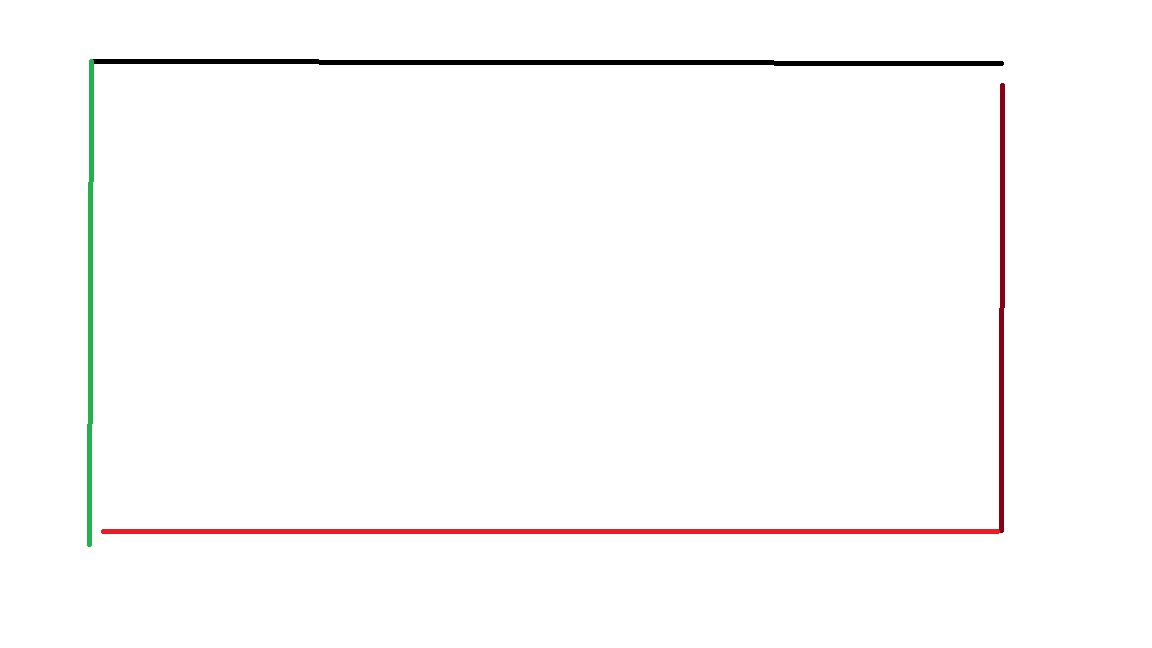
#> input picture image.jpg, 1152 x 648 px
$ python detecting-lines.py
#> lines starting #> are read from the running program, lines starting #| are printed output that depends on the picture; after the words box and inside, x2 and y2 are one past the last pixel; in counts of white or black regions, pixels touching at a corner belong together
import cv2
import numpy as np
img = cv2.imread("image.jpg")
#> img is the input picture: shape (648, 1152, 3); mean B, G, R 250.8, 251, 252.1
gray = cv2.cvtColor(img, cv2.COLOR_BGR2GRAY)
edges = cv2.Canny(gray, 75, 150)
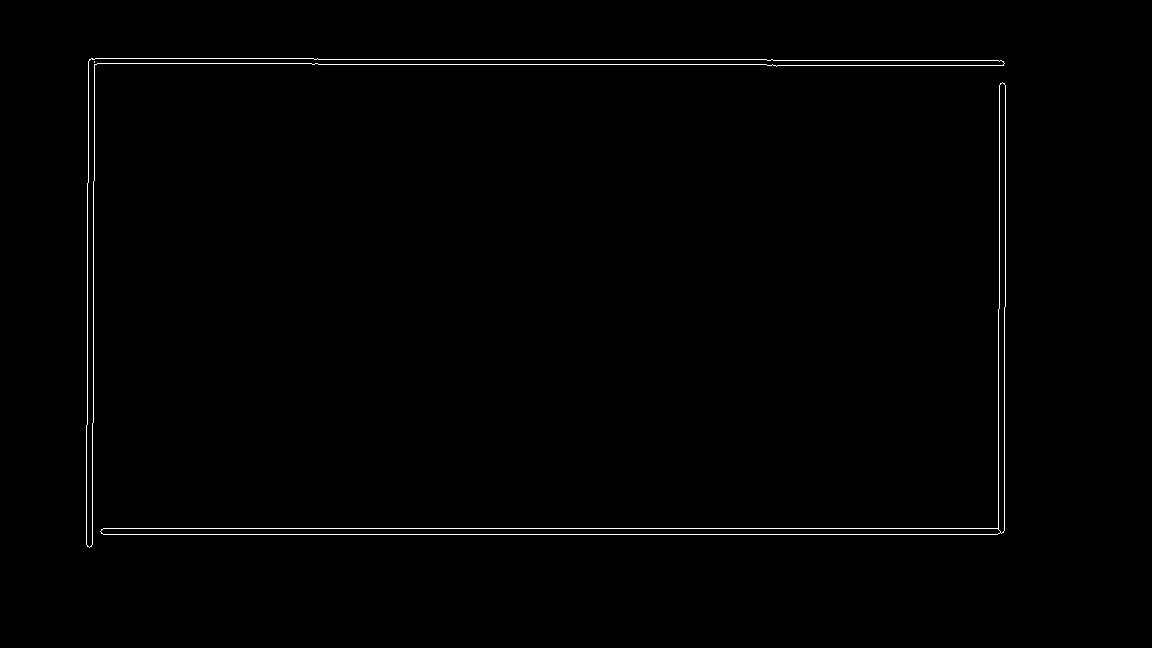
#> edges: shape (648, 1152); 0.74% white in thin lines or dots, all inside (x1, y1, x2, y2) = (86, 58, 1006, 548)
lines = cv2.HoughLinesP(edges, 1, np.pi/180, 30, maxLineGap=250)
#> lines = 18 rows, first 6: [86, 528, 1004, 528], [86, 534, 997, 534], [88, 64, 1003, 64], [89, 59, 772, 59], [767, 60, 1001, 60], [999, 533, 999, 61]
for line in lines:
   x1, y1, x2, y2 = line[0]
   cv2.line(img, (x1, y1), (x2, y2), (0, 0, 128), 1)
#> this loop made 18 passes
#> (x1, y1, x2, y2) on passes 1 to 12: (86, 528, 1004, 528), (86, 534, 997, 534), (88, 64, 1003, 64), (89, 59, 772, 59), (767, 60, 1001, 60), (999, 533, 999, 61), (91, 58, 317, 58), (88, 63, 317, 63), (87, 546, 87, 183), (1004, 530, 1004, 63), (767, 65, 1003, 65), (93, 422, 93, 181)
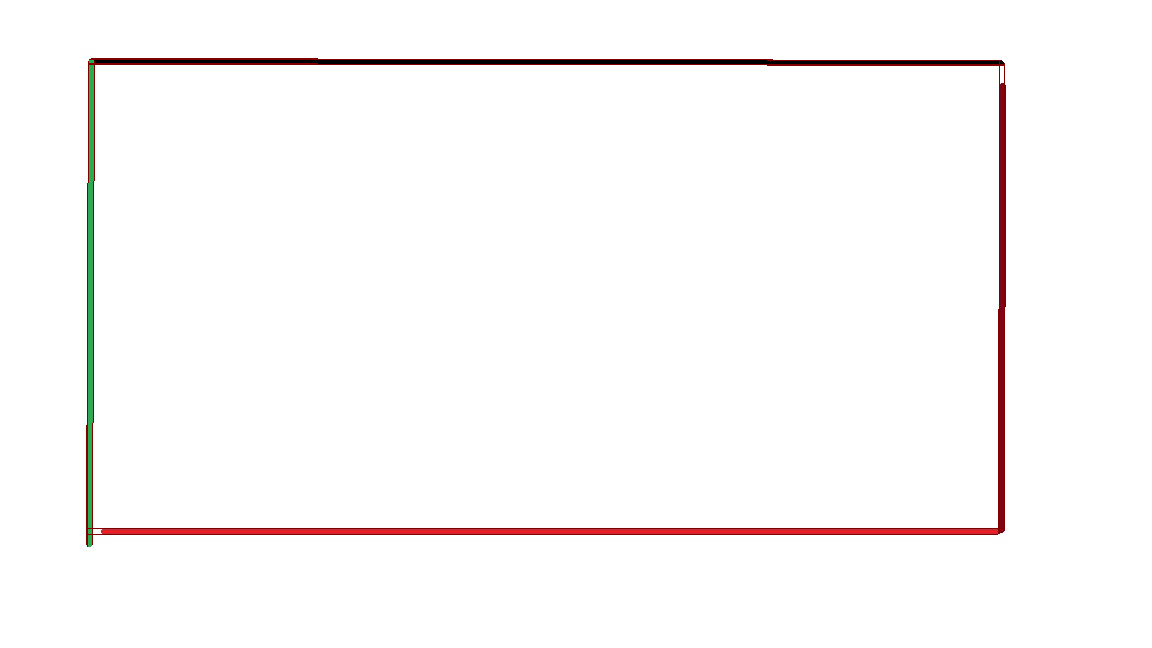
#> img: shape (648, 1152, 3); 0.91% of pixels changed, all inside (x1, y1, x2, y2) = (86, 58, 1006, 547)
cv2.imshow("linesEdges", edges)
cv2.imshow("linesDetected", img)
cv2.waitKey(0)
cv2.destroyAllWindows()
cv2.imwrite("linesEdges.jpg", img)
cv2.imwrite("linesDetected.jpg", img)

j = cv2.imread("linesEdges.jpg", 1)
k = cv2.imread("linesDetected.jpg", 1)
print(j)
#> (printed output is left out)
print(k)
#> (printed output is left out)
